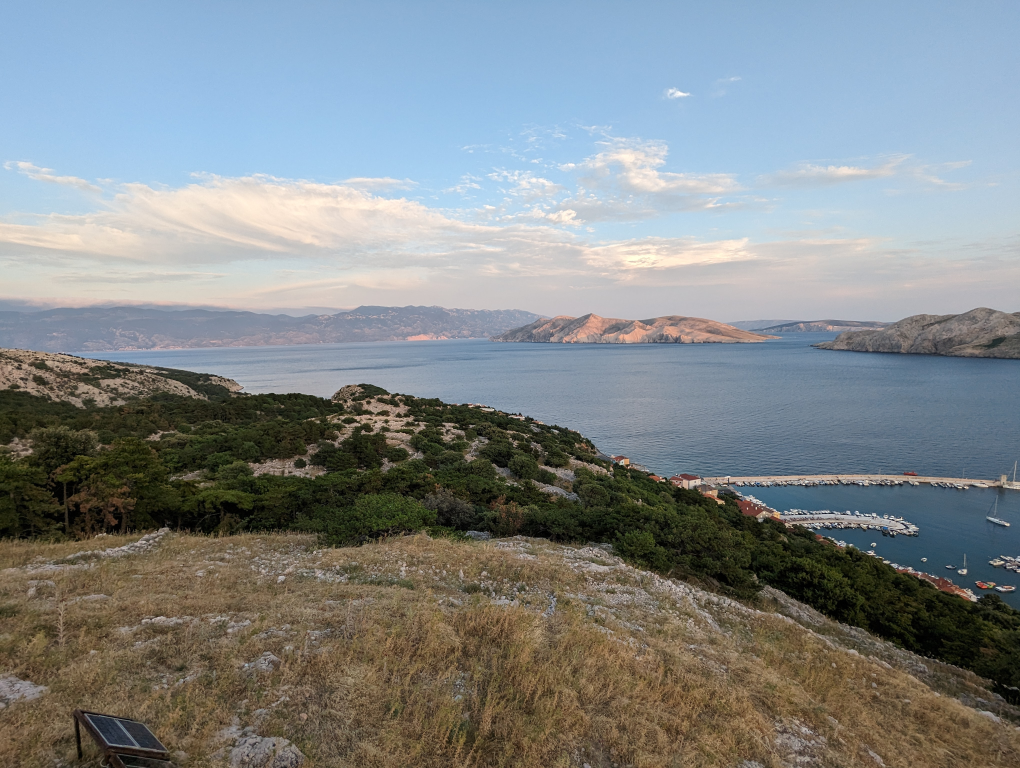
#> input picture panorama/baska1.jpg, 4080 x 3072 px (shown at 1/4 size)
$ python flann.py
#> lines starting #> are read from the running program, lines starting #| are printed output that depends on the picture
import cv2
obrazky  = [
    cv2.imread("baska1.jpg"),
    cv2.imread("baska2.jpg")
]
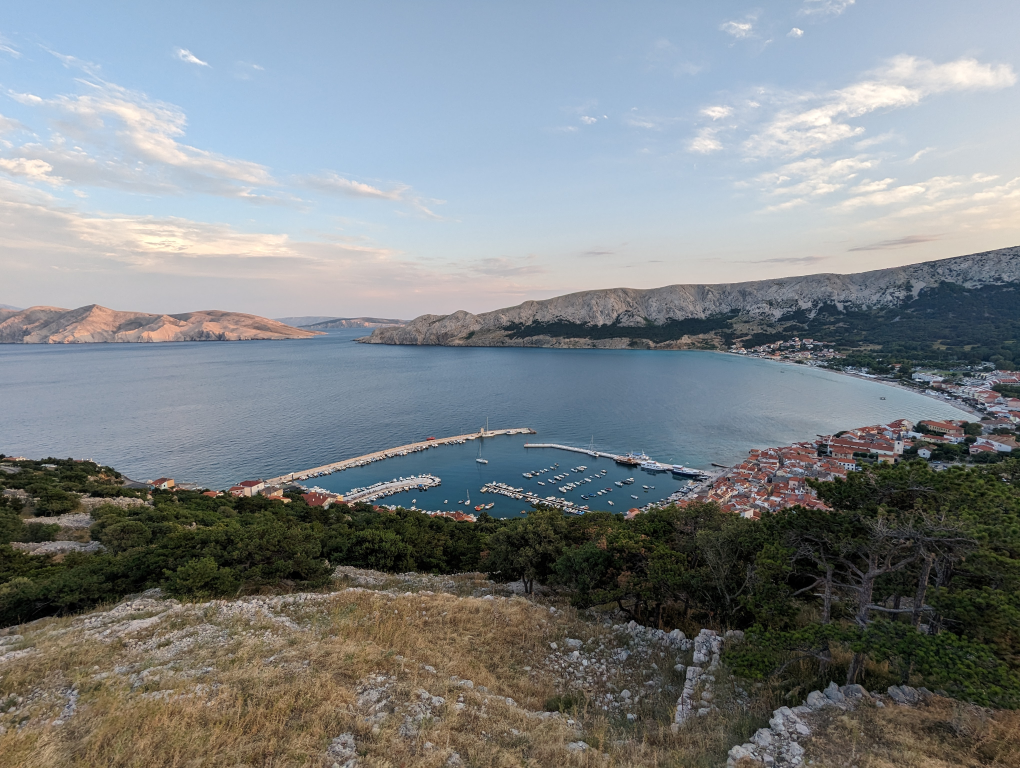
#> input picture panorama/baska2.jpg, 4080 x 3072 px (shown at 1/4 size)
pomer = 600 / obrazky[0].shape[0]
#> pomer = 0.195
sirka = int(obrazky[0].shape[1] * pomer)
#> sirka = 796
zmenseny0 = cv2.resize(obrazky[0], (sirka, 600))
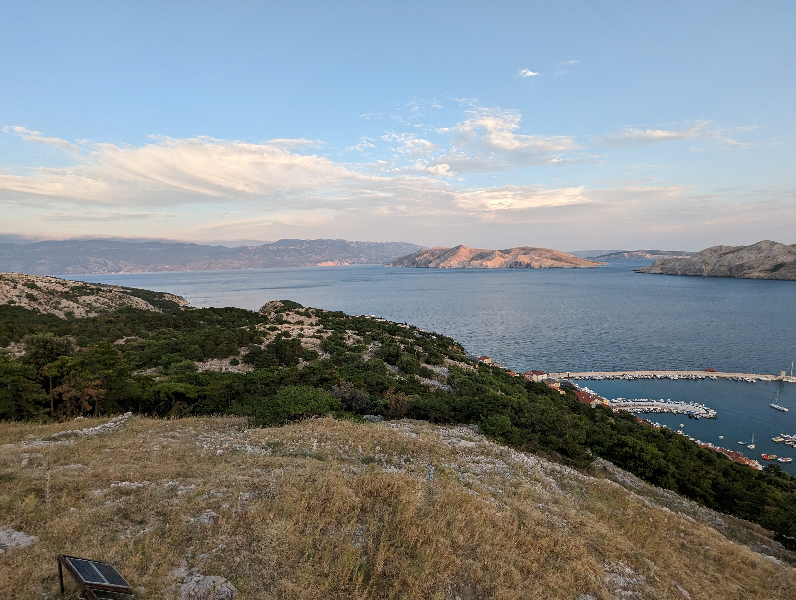
#> zmenseny0: shape (600, 796, 3); mean of channels 0, 1, 2 136.6, 134.9, 128.9; drawn as B, G, R
pomer = 600 / obrazky[1].shape[0]
sirka = int(obrazky[1].shape[1] * pomer)
zmenseny1 = cv2.resize(obrazky[1], (sirka, 600))
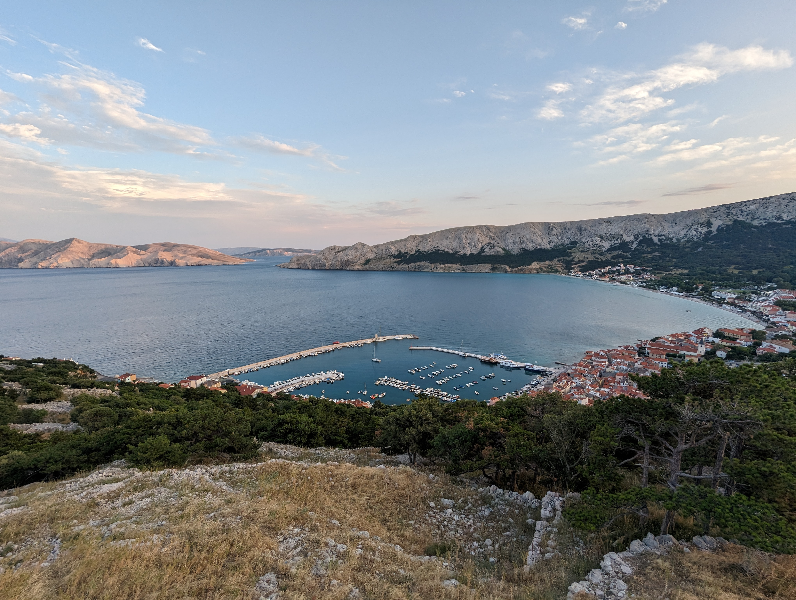
#> zmenseny1: shape (600, 796, 3); mean of channels 0, 1, 2 134.9, 132.2, 126.7; drawn as B, G, R
sift = cv2.SIFT_create()
klicovebody0, deskriptory0 = sift.detectAndCompute(zmenseny0, None)
#> klicovebody0 = 2052 keypoints; strongest (x, y, size): (760, 467, 3.4), (662, 400, 1.9), (753, 446, 2.3), (658, 376, 1.8)
klicovebody1, deskriptory1 = sift.detectAndCompute(zmenseny1, None)
#> klicovebody1 = 2445 keypoints; strongest (x, y, size): (335, 401, 2), (342, 400, 2.1), (341, 375, 2.7), (419, 391, 2.1)
flann = cv2.FlannBasedMatcher({"algorithm":0, "tres": 5}, {"checks": 50})
shody = flann.match(deskriptory0, deskriptory1)
#> shody = 2052 matches
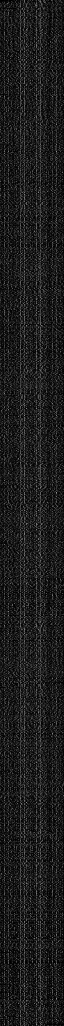
#> deskriptory0: shape (2052, 128) float32 (shown at 1/2 size); min 0, max 218, mean 28.6
shody = sorted(shody, key=lambda x: x.distance)
obrazek_shody = cv2.drawMatches(
    zmenseny0, klicovebody0,
    zmenseny1, klicovebody1,
    shody[:300], None
)
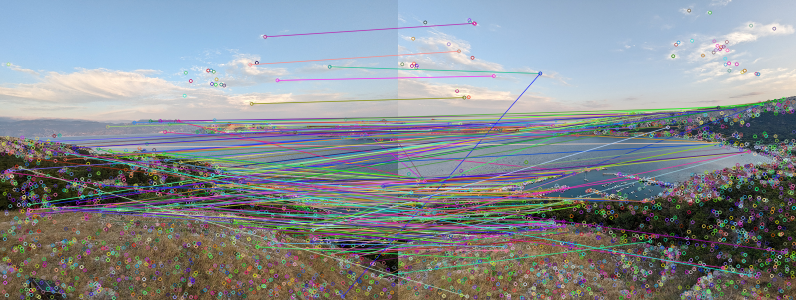
#> obrazek_shody: shape (600, 1592, 3) (shown at 1/2 size); mean of channels 0, 1, 2 144.6, 140.1, 134.6; drawn as B, G, R
cv2.imwrite(f"baska_shody.jpg", obrazek_shody)
